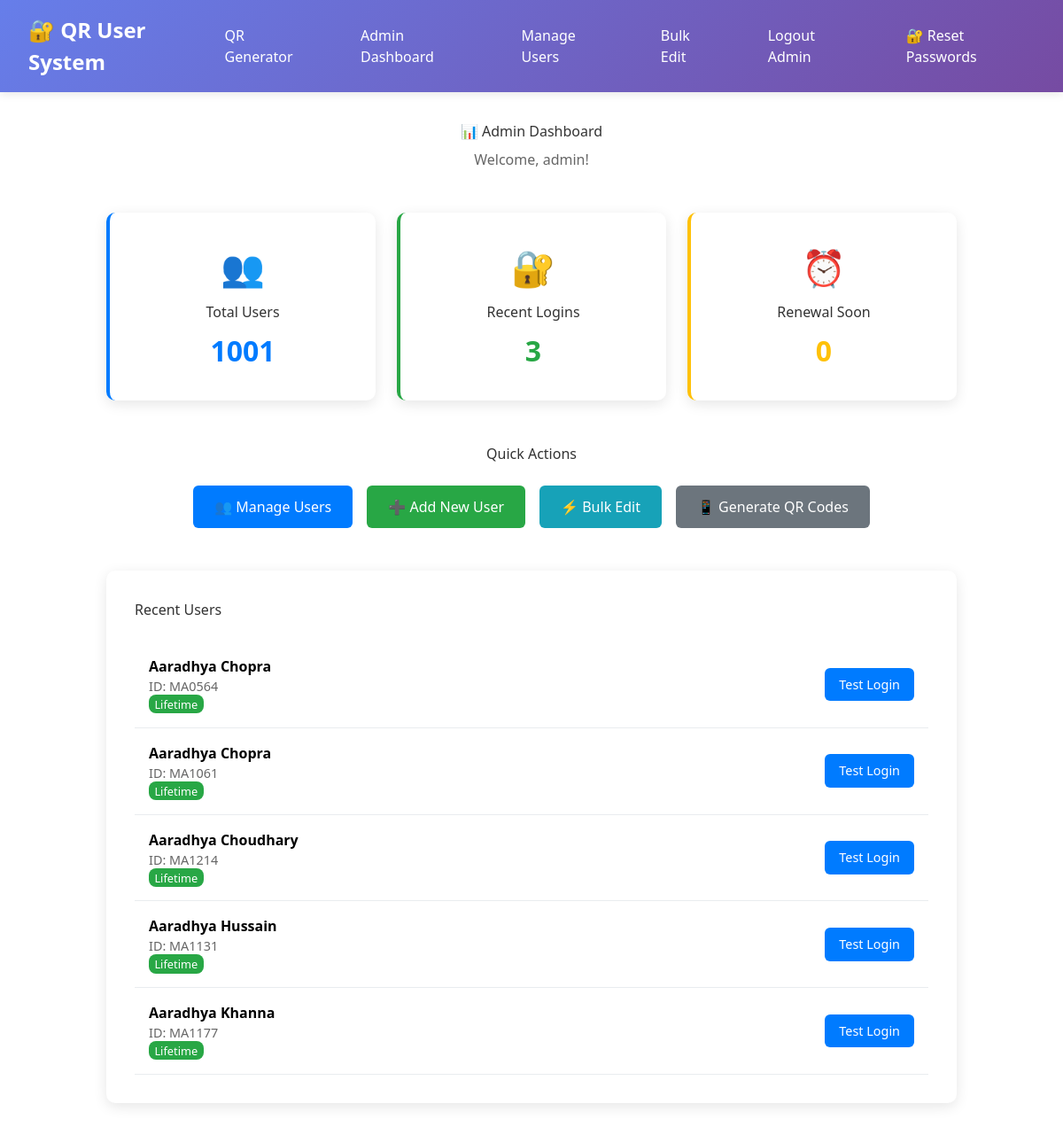
Screenshot of /admin/dashboard (signed in) with the database file from the repository.
### tables this page shows
CREATE TABLE users (
                member_id TEXT PRIMARY KEY,
                name TEXT NOT NULL,
                date_of_birth DATE,
                address TEXT,
                blood_group TEXT,
                phone TEXT,
                image_path TEXT,
                membership_type TEXT DEFAULT 'annually',
                membership_joining_date DATE,
                membership_renewal_date DATE,
                password TEXT DEFAULT '123456',
                created_at TIMESTAMP DEFAULT CURRENT_TIMESTAMP,
                updated_at TIMESTAMP DEFAULT CURRENT_TIMESTAMP
            );

### app.py (the view)
@app.route('/admin/dashboard')
@admin_required
def admin_dashboard():
    stats = db.get_user_stats()
    users = db.get_all_users()
    return render_template('admin_dashboard.html', stats=stats, users=users)

### app.py (called while the page is built)
def admin_required(f):
    @wraps(f)
    def decorated_function(*args, **kwargs):
        if not session.get('is_admin'):
            return redirect(url_for('admin_login'))
        return f(*args, **kwargs)
    return decorated_function

@app.before_request
def make_session_permanent():
    session.permanent = True

@app.after_request
def set_security_headers(response):
    response.headers['X-Content-Type-Options'] = 'nosniff'
    response.headers['X-Frame-Options'] = 'DENY'
    response.headers['X-XSS-Protection'] = '1; mode=block'
    return response

### database.py (called while the page is built)
    def get_connection(self):
        conn = sqlite3.connect(self.db_path, timeout=20)
        conn.row_factory = sqlite3.Row
        conn.execute("PRAGMA foreign_keys = ON")
        return conn

    def get_all_users(self):
        conn = self.get_connection()
        cursor = conn.cursor()
        cursor.execute('''
            SELECT member_id, name, date_of_birth, address, blood_group, phone, image_path,
                   membership_type, membership_joining_date, membership_renewal_date, created_at
            FROM users ORDER BY name
        ''')
        users = cursor.fetchall()
        conn.close()
        return [dict(user) for user in users]

    def get_user_stats(self):
        conn = self.get_connection()
        cursor = conn.cursor()
        cursor.execute('SELECT COUNT(*) FROM users')
        total_users = cursor.fetchone()[0]
        cursor.execute('''
            SELECT COUNT(DISTINCT member_id) FROM login_logs
            WHERE login_time >= datetime('now', '-7 days') AND success = 1
        ''')
        recent_logins = cursor.fetchone()[0]
        cursor.execute('''
            SELECT COUNT(*) FROM users
            WHERE date(membership_renewal_date) BETWEEN date('now') AND date('now', '+30 days')
            AND membership_type = 'annually'
        ''')
        renewal_soon = cursor.fetchone()[0]
        conn.close()
        return {
            'total_users': total_users,
            'recent_logins': recent_logins,
            'renewal_soon': renewal_soon
        }

### templates/admin_dashboard.html (shortened to what this page needs)
{% extends "base.html" %}
{% block content %}
<div class="dashboard-header" style="text-align: center; margin-bottom: 3rem;">
    <h1 style="color: #333; margin-bottom: 0.5rem;">📊 Admin Dashboard</h1>
    <p style="color: #666;">Welcome, {{ session.admin_username }}!</p>
</div>
<div class="stats-grid" style="display: grid; grid-template-columns: repeat(auto-fit, minmax(250px, 1fr)); gap: 1.5rem; margin-bottom: 3rem;">
    <div class="stat-card" style="background: white; padding: 2rem; border-radius: 10px; box-shadow: 0 4px 15px rgba(0,0,0,0.1); text-align: center; border-left: 4px solid #007bff;">
        <div style="font-size: 2.5rem; color: #007bff; margin-bottom: 0.5rem;">👥</div>
        <h3 style="color: #333; margin-bottom: 0.5rem;">Total Users</h3>
        <div style="font-size: 2rem; font-weight: bold; color: #007bff;">{{ stats.total_users }}</div>
    </div>
    <div class="stat-card" style="background: white; padding: 2rem; border-radius: 10px; box-shadow: 0 4px 15px rgba(0,0,0,0.1); text-align: center; border-left: 4px solid #28a745;">
        <div style="font-size: 2.5rem; color: #28a745; margin-bottom: 0.5rem;">🔐</div>
        <h3 style="color: #333; margin-bottom: 0.5rem;">Recent Logins</h3>
        <div style="font-size: 2rem; font-weight: bold; color: #28a745;">{{ stats.recent_logins }}</div>
    </div>
    <div class="stat-card" style="background: white; padding: 2rem; border-radius: 10px; box-shadow: 0 4px 15px rgba(0,0,0,0.1); text-align: center; border-left: 4px solid #ffc107;">
        <div style="font-size: 2.5rem; color: #ffc107; margin-bottom: 0.5rem;">⏰</div>
        <h3 style="color: #333; margin-bottom: 0.5rem;">Renewal Soon</h3>
        <div style="font-size: 2rem; font-weight: bold; color: #ffc107;">{{ stats.renewal_soon }}</div>
    </div>
</div>
<div class="quick-actions" style="text-align: center; margin-bottom: 3rem;">
    <h2 style="color: #333; margin-bottom: 1.5rem;">Quick Actions</h2>
    <div style="display: flex; gap: 1rem; justify-content: center; flex-wrap: wrap;">
        <a href="{{ url_for('admin_users') }}" class="btn">👥 Manage Users</a>
        <a href="{{ url_for('admin_add_user') }}" class="btn btn-success">➕ Add New User</a>
        <a href="{{ url_for('admin_bulk_edit') }}" class="btn" style="background: #17a2b8;">⚡ Bulk Edit</a>
        <a href="{{ url_for('generate_qr_codes') }}" class="btn" style="background: #6c757d;">📱 Generate QR Codes</a>
    </div>
</div>
<div class="recent-users" style="background: white; padding: 2rem; border-radius: 10px; box-shadow: 0 4px 15px rgba(0,0,0,0.1);">
    <h2 style="color: #333; margin-bottom: 1.5rem;">Recent Users</h2>
    {% if users %}
    <div class="users-list">
        {% for user in users[:5] %}
        <div style="display: flex; justify-content: space-between; align-items: center; padding: 1rem; border-bottom: 1px solid #e9ecef;">
            <div>
                <strong>{{ user.name }}</strong>
                <div style="color: #666; font-size: 0.9rem;">ID: {{ user.member_id }}</div>
                <div style="color: #888; font-size: 0.8rem;">
                    <span style="background: {% if user.membership_type == 'lifetime' %}#28a745{% else %}#007bff{% endif %};
                          color: white; padding: 0.1rem 0.4rem; border-radius: 8px;">
                        {{ user.membership_type|title }}
                    </span>
                </div>
            </div>
            <a href="{{ url_for('login', member_id=user.member_id) }}" class="btn" style="padding: 0.5rem 1rem; font-size: 0.9rem;">
                Test Login
            </a>
        </div>
        {% endfor %}
    </div>
    {% else %}
    <p style="color: #666; text-align: center; padding: 2rem;">No users found in database.</p>
    {% endif %}
</div>
{% endblock %}

### templates/base.html (shortened to what this page needs)
<!DOCTYPE html>
<html lang="en">
<head>
    <script src="https://cdn.tailwindcss.com"></script>
</head>
<body>
    <nav class="navbar">
        <div class="nav-container">
            <a href="{{ url_for('home') }}" class="logo">🔐 QR User System</a>
            <div class="nav-links">
                <a href="{{ url_for('generate_qr_codes') }}">QR Generator</a>
                {% if session.get('is_admin') %}
                    <a href="{{ url_for('admin_dashboard') }}">Admin Dashboard</a>
                    <a href="{{ url_for('admin_users') }}">Manage Users</a>
                    <a href="{{ url_for('admin_bulk_edit') }}">Bulk Edit</a>
                    <a href="{{ url_for('admin_logout') }}">Logout Admin</a>
                    <a href="{{ url_for('admin_reset_passwords') }}">🔐 Reset Passwords</a>
                {% elif session.get('logged_in') %}
                    <a href="{{ url_for('user_profile', member_id=session.member_id) }}">My Profile</a>
                    <a href="{{ url_for('logout') }}">Logout</a>
                {% else %}
                    <a href="{{ url_for('admin_login') }}">Admin Login</a>
                {% endif %}
            </div>
        </div>
    </nav>
    <div class="container">
        {% block content %}{% endblock %}
    </div>
</body>
</html>

### templates/base.html (style rules this page uses)
* { margin: 0; padding: 0; box-sizing: border-box; }
body { font-family: 'Segoe UI', Tahoma, Geneva, Verdana, sans-serif; }
.navbar { background: linear-gradient(135deg, #667eea 0%, #764ba2 100%); padding: 1rem 2rem; box-shadow: 0 2px 10px rgba(0,0,0,0.1); }
.nav-container { max-width: 1200px; margin: 0 auto; display: flex; justify-content: space-between; align-items: center; }
.logo { color: white; font-size: 1.5rem; font-weight: bold; text-decoration: none; }
.nav-links { display: flex; gap: 2rem; align-items: center; }
.nav-links a { color: white; text-decoration: none; padding: 0.5rem 1rem; border-radius: 5px; transition: background 0.3s; }
.container { max-width: 1200px; margin: 2rem auto; padding: 0 2rem; }
.btn { display: inline-block; padding: 0.75rem 1.5rem; background: #007bff; color: white; text-decoration: none; border: none; border-radius: 6px; cursor: pointer; font-size: 1rem; transition: all 0.3s; }
.btn-success { background: #28a745; }

### rows the page displays
users: name "Aaradhya Chopra", member_id "MA0564", membership_type "Lifetime"
users: name "Aaradhya Chopra", member_id "MA1061", membership_type "Lifetime"
users: name "Aaradhya Choudhary", member_id "MA1214", membership_type "Lifetime"
users: name "Aaradhya Hussain", member_id "MA1131", membership_type "Lifetime"
users: name "Aaradhya Khanna", member_id "MA1177", membership_type "Lifetime"

### other values shown
{{ session.admin_username }} "admin"
{{ stats.total_users }} "1001"
{{ stats.recent_logins }} "3"
{{ stats.renewal_soon }} "0"
